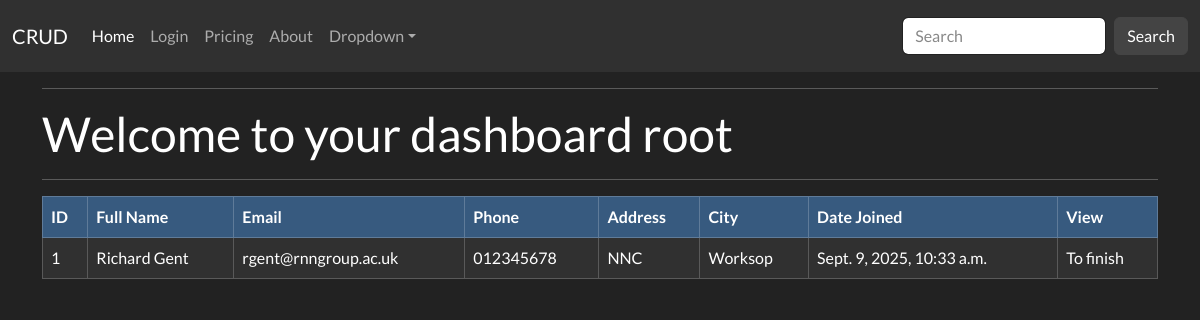
The app's page /dashboard (signed in), older data.
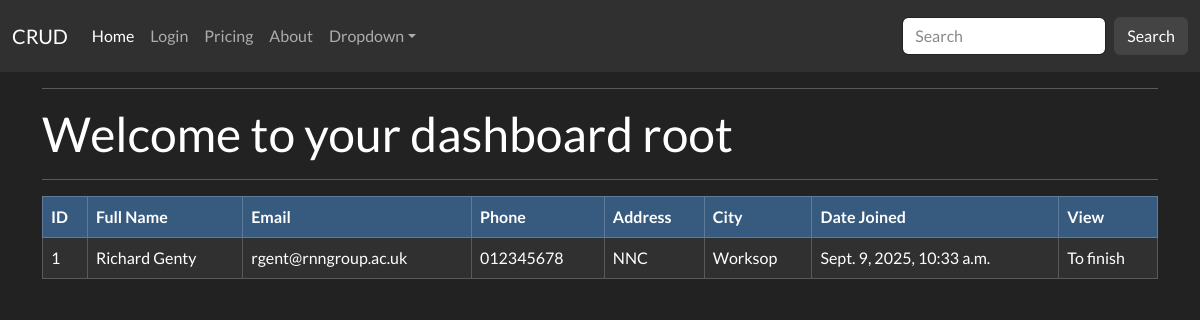
The same page, newer data.
### website/models.py (models this page shows, shortened)
class Record(models.Model):
    first_name = models.CharField(max_length=50)
    last_name = models.CharField(max_length=100)
    email = models.CharField(max_length=255)
    phone = models.CharField(max_length=10)
    address = models.CharField(max_length=200)
    city = models.CharField(max_length=200)
    creation_data = models.DateTimeField(auto_now_add=True)

### website/views.py (the view)
# urls.py: path('dashboard', views.dashboard, name="dashboard"),
@login_required(login_url="login")
def dashboard(request):
    my_records = Record.objects.all()
    context = {'Records':my_records}
    return render(request, 'pages/dashboard.html', context=context)

### website/templates/pages/dashboard.html
{% extends 'pages/base.html' %}
{% block content %}
<hr>
<h1>Welcome to your dashboard {{user}}</h1>
<hr>
<table class="table table-dark table-hover table-bordered">
    <thead class="table-primary">
        <tr>
            <th scope="col">ID</th>
            <th scope="col">Full Name</th>
            <th scope="col">Email</th>
            <th scope="col">Phone</th>
            <th scope="col">Address</th>
            <th scope="col">City</th>
            <th scope="col">Date Joined</th>
            <th scope="col">View</th>
        </tr>
    </thead>
    <tbody>
        {% if Records %}
            {% for Record in Records %}
                <tr>
                    <td>{{Record.id}}</td>
                    <td>{{Record.first_name}} {{Record.last_name}}</td>
                    <td>{{Record.email}}</td>
                    <td>{{Record.phone}}</td>
                    <td>{{Record.address}}</td>
                    <td>{{Record.city}}</td>
                    <td>{{Record.creation_data}}</td>
                    <td>To finish</td>
                </tr>
            {% endfor %}
        {% endif %}
    </tbody>
</table>
{% endblock %}

Row changes from the older to the newer data that the page shows:
changed Record "Richard": last_name "Gent" → "Genty"
